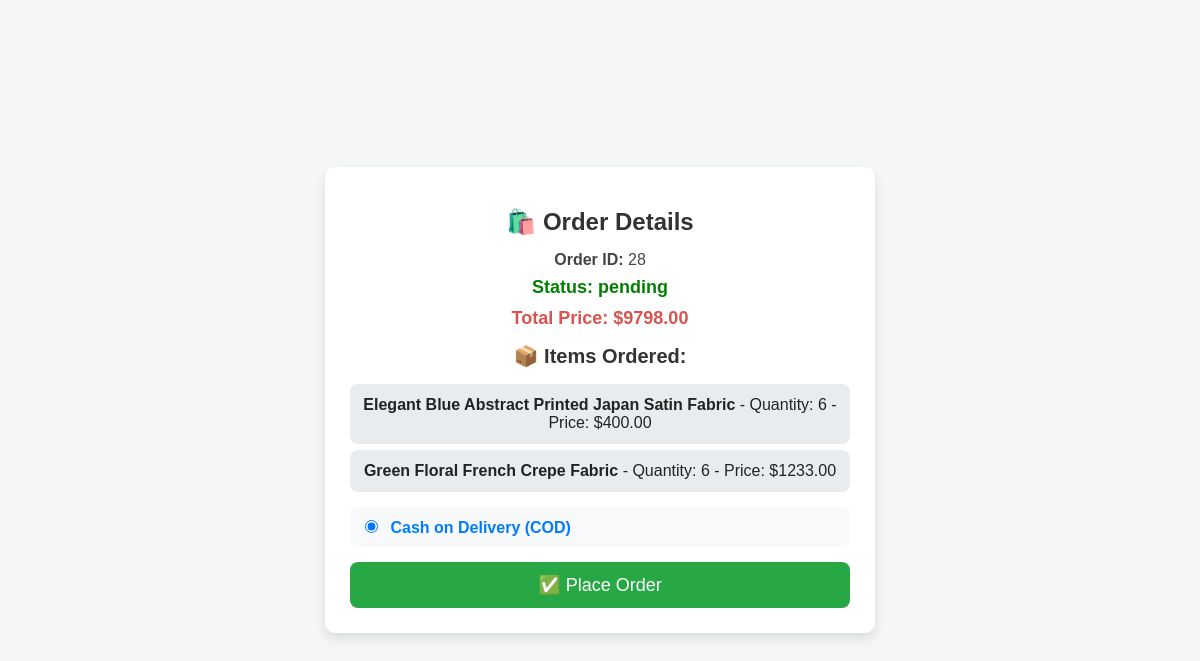
/order/28/, run on the app's committed database.
### core/models.py (models this page shows, shortened)
class Order(models.Model):
    PAYMENT_METHOD_CHOICES = [
        ('cod', 'Cash on Delivery'),
        ('online', 'Online Payment'),
    ]
    STATUS_CHOICES = [
        ('pending', 'Pending'),
        ('processing', 'Processing'),
        ('shipped', 'Shipped'),
        ('delivered', 'Delivered'),
        ('canceled', 'Canceled'),
    ]
    user = models.ForeignKey(User, on_delete=models.CASCADE, null=True, blank=True)
    total_price = models.DecimalField(max_digits=10, decimal_places=2)
    status = models.CharField(max_length=20, choices=STATUS_CHOICES, default='pending')
    order_note = models.TextField(blank=True, null=True)
    payment_method = models.CharField(max_length=20, choices=PAYMENT_METHOD_CHOICES, default='cod')  # New field
    created_at = models.DateTimeField(auto_now_add=True)
    updated_at = models.DateTimeField(auto_now=True)

class OrderItem(models.Model):
    order = models.ForeignKey(Order, on_delete=models.CASCADE, related_name="items")
    product = models.ForeignKey('Product', on_delete=models.CASCADE)
    quantity = models.PositiveIntegerField(default=1)
    price = models.DecimalField(max_digits=10, decimal_places=2)  # Store price at the time of order

class Product(models.Model):
    CATEGORY_CHOICES = [
        ('printed_fabric', 'Printed Fabric'),
        ('solid_dyed_fabric', 'Solid Dyed Fabric'),
        ('fabric_set', 'Fabric Set'),
        ('dyed_fabric', 'Dyed Fabric'),
        ('shop_look', 'Shop Look'),
        ('womens_wear', "Women's Wear"),
    ]
    name = models.CharField(max_length=255)
    description = models.TextField(blank=True, null=True)
    price = models.DecimalField(max_digits=10, decimal_places=2)
    stock = models.PositiveIntegerField(default=0)
    category = models.ForeignKey(Category, on_delete=models.CASCADE, null=True, blank=True)
    image = models.ImageField(upload_to='products/images/', blank=True, null=True)
    hover_image = models.ImageField(upload_to='products/images/', blank=True, null=True)
    image1 = models.ImageField(upload_to='products/images/', blank=True, null=True)
    image2 = models.ImageField(upload_to='products/images/', blank=True, null=True)
    image3 = models.ImageField(upload_to='products/images/', blank=True, null=True)
    image4 = models.ImageField(upload_to='products/images/', blank=True, null=True)
    created_at = models.DateTimeField(auto_now_add=True)
    updated_at = models.DateTimeField(auto_now=True)

### core/views.py (the view)
# urls.py: path('order/<int:order_id>/', order_detail, name='order_detail'),
def order_detail(request, order_id):
    order = get_object_or_404(Order, id=order_id)
    return render(request, "order_detail.html", {"order": order})

### templates/order_detail.html (shortened to what this page needs)
<!DOCTYPE html>
<html lang="en">
<head>
</head>
<body>
    <div class="container">
        <h1>🛍️ Order Details</h1>
        <p><strong>Order ID:</strong> {{ order.id }}</p>
        <p class="status"><strong>Status:</strong> {{ order.status }}</p>
        <p class="total"><strong>Total Price:</strong> ${{ order.total_price }}</p>
        <h2>📦 Items Ordered:</h2>
        <ul>
            {% for item in order.items.all %}
                <li>
                    <strong>{{ item.product.name }}</strong> -
                    Quantity: {{ item.quantity }} -
                    Price: ${{ item.price }}
                </li>
            {% endfor %}
        </ul>
        <form method="POST" action="{% url 'place_order' order.id %}">
            <div class="payment-options">
                <label>
                    <input type="radio" name="payment_method" value="cod" checked> Cash on Delivery (COD)
                </label>
            </div>
            <button type="submit" class="place-order-btn">✅ Place Order</button>
        </form>
    </div>
</body>
</html>

### templates/order_detail.html (style rules this page uses)
body { font-family: 'Arial', sans-serif; background-color: #f4f7f6; margin: 0; padding: 0; display: flex; justify-content: center; align-items: center; height: 100vh; }
.container { background: #fff; padding: 25px; border-radius: 10px; box-shadow: 0 6px 12px rgba(0, 0, 0, 0.1); max-width: 500px; width: 90%; text-align: center; transition: 0.3s; }
h1 { color: #333; margin-bottom: 15px; font-size: 24px; }
p { font-size: 16px; color: #444; margin: 8px 0; }
.status { font-weight: bold; color: green; font-size: 18px; }
.total { font-size: 18px; font-weight: bold; color: #d9534f; margin-top: 10px; }
h2 { font-size: 20px; color: #333; margin-top: 15px; }
ul { list-style-type: none; padding: 0; margin: 10px 0; }
li { background: #e9ecef; padding: 12px; margin: 6px 0; border-radius: 8px; font-size: 16px; color: #222; transition: 0.3s; }
.payment-options { margin-top: 15px; text-align: left; font-size: 16px; padding: 10px; border-radius: 5px; background: #f8f9fa; }
.payment-options label { cursor: pointer; font-weight: bold; color: #007bff; }
.payment-options input { margin-right: 8px; }
.place-order-btn { background: #28a745; color: white; border: none; padding: 12px 18px; margin-top: 15px; cursor: pointer; border-radius: 8px; font-size: 18px; transition: 0.3s; display: block; width: 100%; }

### data on the page
Order: id "28", status "pending", total_price "9798.00"
OrderItem: product.name "Elegant Blue Abstract Printed Japan Satin Fabric", quantity "6", price "400.00"
OrderItem: product.name "Green Floral French Crepe Fabric", quantity "6", price "1233.00"
